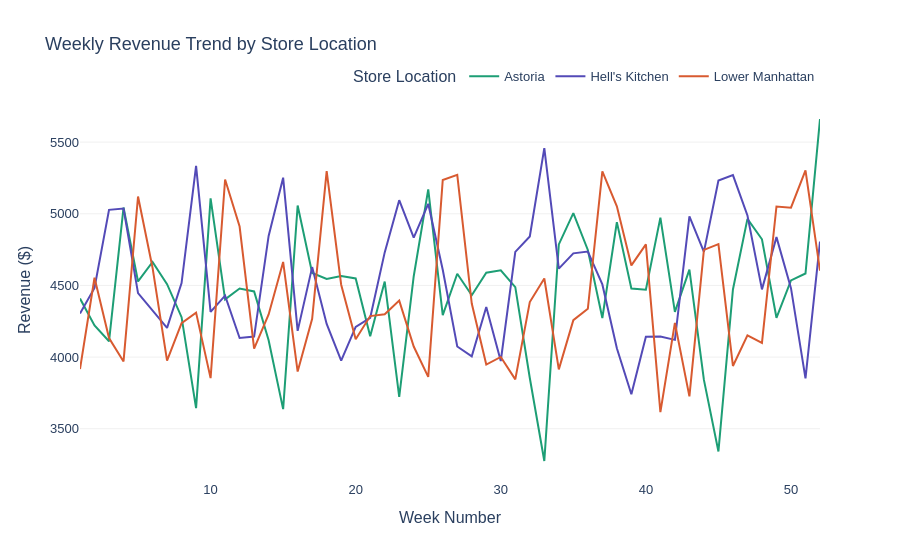

Notebook source saved alongside this figure:
### Code cell
# ============================================================
# CHART 7: Weekly Revenue Trend per Store (Comparison)
# ============================================================
 
weekly_store = (
    df.groupby(["store_location", "week_number"])["revenue"]
    .sum()
    .reset_index()
)
weekly_store["revenue"] = weekly_store["revenue"].round(2)
 
fig7 = px.line(
    weekly_store,
    x="week_number",
    y="revenue",
    color="store_location",
    title="Weekly Revenue Trend by Store Location",
    labels={"revenue": "Revenue ($)", "week_number": "Week Number",
            "store_location": "Store Location"},
    color_discrete_map={
        "Hell's Kitchen":   "#534AB7",
        "Astoria":          "#1D9E75",
        "Lower Manhattan":  "#D85A30"
    }
)
 
fig7.update_layout(
    plot_bgcolor="white",
    paper_bgcolor="white",
    font=dict(family="Arial", size=13),
    hovermode="x unified",
    legend=dict(orientation="h", yanchor="bottom", y=1.02, xanchor="right", x=1)
)
fig7.update_yaxes(gridcolor="#f0f0f0")
fig7.update_traces(line_width=2)
 
fig7.write_html("charts/chart7_weekly_by_store.html")
fig7.show()
print("✓ Chart 7: Weekly Revenue by Store saved.")

### Figure 1 — Plotly figure (JSON) as saved in the notebook; plotly's stock layout.template omitted (floating-point values rounded to 4 significant figures)
{"data": [{"hovertemplate": "Store Location=Astoria<br>Week Number=%{x}<br>Revenue ($)=%{y}<extra></extra>", "legendgroup": "Astoria", "line": {"color": "#1D9E75", "dash": "solid", "width": 2}, "marker": {"symbol": "circle"}, "mode": "lines", "name": "Astoria", "orientation": "v", "showlegend": true, "type": "scatter", "x": [1, 2, 3, 4, 5, 6, 7, 8, 9, 10, 11, 12, 13, 14, 15, 16, 17, 18, 19, 20, 21, 22, 23, 24, 25, 26, 27, 28, 29, 30, 31, 32, 33, 34, 35, 36, 37, 38, 39, 40, 41, 42, 43, 44, 45, 46, 47, 48, 49, 50, 51, 52], "xaxis": "x", "y": [4408.0, 4221.0, 4110.0, 5043.0, 4528.0, 4663.0, 4508.0, 4278.0, 3644.0, 5107.0, 4402.0, 4478.0, 4458.0, 4117.0, 3637.0, 5058.0, 4587.0, 4545.0, 4565.0, 4549.0, 4146.0, 4527.0, 3722.0, 4564.0, 5170.0, 4293.0, 4582.0, 4431.0, 4589.0, 4605.0, 4488.0, 3854.0, 3275.0, 4786.0, 5004.0, 4747.0, 4273.0, 4942.0, 4478.0, 4471.0, 4973.0, 4315.0, 4610.0, 3841.0, 3341.0, 4472.0, 4964.0, 4822.0, 4274.0, 4535.0, 4583.0, 5661.0], "yaxis": "y"}, {"hovertemplate": "Store Location=Hell's Kitchen<br>Week Number=%{x}<br>Revenue ($)=%{y}<extra></extra>", "legendgroup": "Hell's Kitchen", "line": {"color": "#534AB7", "dash": "solid", "width": 2}, "marker": {"symbol": "circle"}, "mode": "lines", "name": "Hell's Kitchen", "orientation": "v", "showlegend": true, "type": "scatter", "x": [1, 2, 3, 4, 5, 6, 7, 8, 9, 10, 11, 12, 13, 14, 15, 16, 17, 18, 19, 20, 21, 22, 23, 24, 25, 26, 27, 28, 29, 30, 31, 32, 33, 34, 35, 36, 37, 38, 39, 40, 41, 42, 43, 44, 45, 46, 47, 48, 49, 50, 51, 52], "xaxis": "x", "y": [4304.0, 4483.0, 5027.0, 5036.0, 4446.0, 4328.0, 4203.0, 4516.0, 5334.0, 4315.0, 4428.0, 4133.0, 4143.0, 4845.0, 5252.0, 4183.0, 4628.0, 4231.0, 3975.0, 4210.0, 4274.0, 4730.0, 5094.0, 4834.0, 5069.0, 4610.0, 4074.0, 4005.0, 4349.0, 3973.0, 4734.0, 4841.0, 5457.0, 4617.0, 4724.0, 4737.0, 4507.0, 4062.0, 3741.0, 4142.0, 4144.0, 4120.0, 4982.0, 4734.0, 5232.0, 5270.0, 4988.0, 4472.0, 4837.0, 4481.0, 3851.0, 4806.0], "yaxis": "y"}, {"hovertemplate": "Store Location=Lower Manhattan<br>Week Number=%{x}<br>Revenue ($)=%{y}<extra></extra>", "legendgroup": "Lower Manhattan", "line": {"color": "#D85A30", "dash": "solid", "width": 2}, "marker": {"symbol": "circle"}, "mode": "lines", "name": "Lower Manhattan", "orientation": "v", "showlegend": true, "type": "scatter", "x": [1, 2, 3, 4, 5, 6, 7, 8, 9, 10, 11, 12, 13, 14, 15, 16, 17, 18, 19, 20, 21, 22, 23, 24, 25, 26, 27, 28, 29, 30, 31, 32, 33, 34, 35, 36, 37, 38, 39, 40, 41, 42, 43, 44, 45, 46, 47, 48, 49, 50, 51, 52], "xaxis": "x", "y": [3917.0, 4553.0, 4133.0, 3969.0, 5120.0, 4624.0, 3976.0, 4237.0, 4310.0, 3853.0, 5239.0, 4911.0, 4059.0, 4297.0, 4664.0, 3899.0, 4267.0, 5298.0, 4505.0, 4125.0, 4286.0, 4298.0, 4394.0, 4073.0, 3862.0, 5236.0, 5271.0, 4374.0, 3948.0, 4001.0, 3844.0, 4384.0, 4548.0, 3914.0, 4257.0, 4337.0, 5295.0, 5052.0, 4640.0, 4786.0, 3616.0, 4238.0, 3726.0, 4748.0, 4789.0, 3938.0, 4151.0, 4099.0, 5051.0, 5042.0, 5303.0, 4602.0], "yaxis": "y"}], "layout": {"font": {"family": "Arial", "size": 13}, "hovermode": "x unified", "legend": {"orientation": "h", "title": {"text": "Store Location"}, "tracegroupgap": 0, "x": 1, "xanchor": "right", "y": 1.02, "yanchor": "bottom"}, "paper_bgcolor": "white", "plot_bgcolor": "white", "title": {"text": "Weekly Revenue Trend by Store Location"}, "xaxis": {"anchor": "y", "domain": [0, 1], "title": {"text": "Week Number"}}, "yaxis": {"anchor": "x", "domain": [0, 1], "gridcolor": "#f0f0f0", "title": {"text": "Revenue ($)"}}}}
